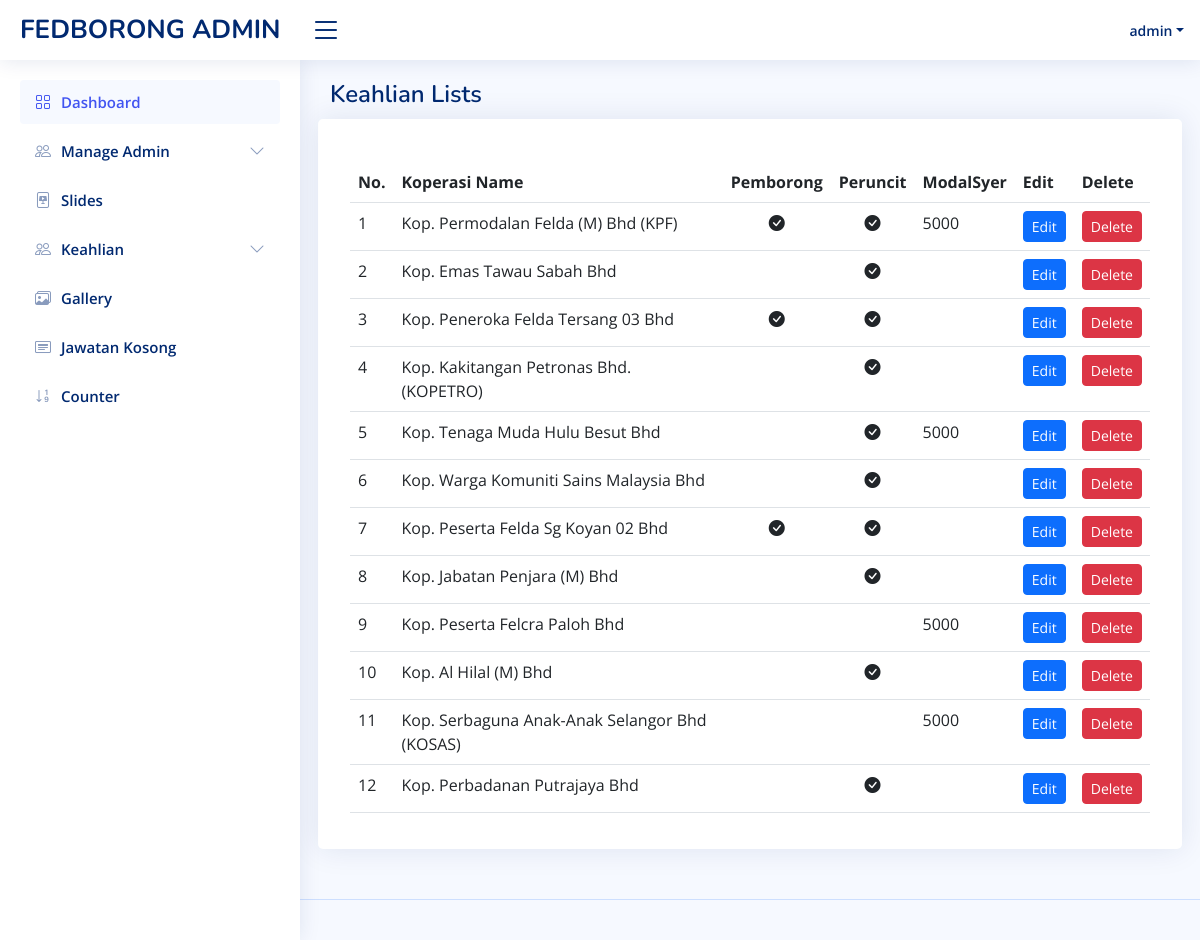
Before: /admin-membership.php (signed in) with the older database file.
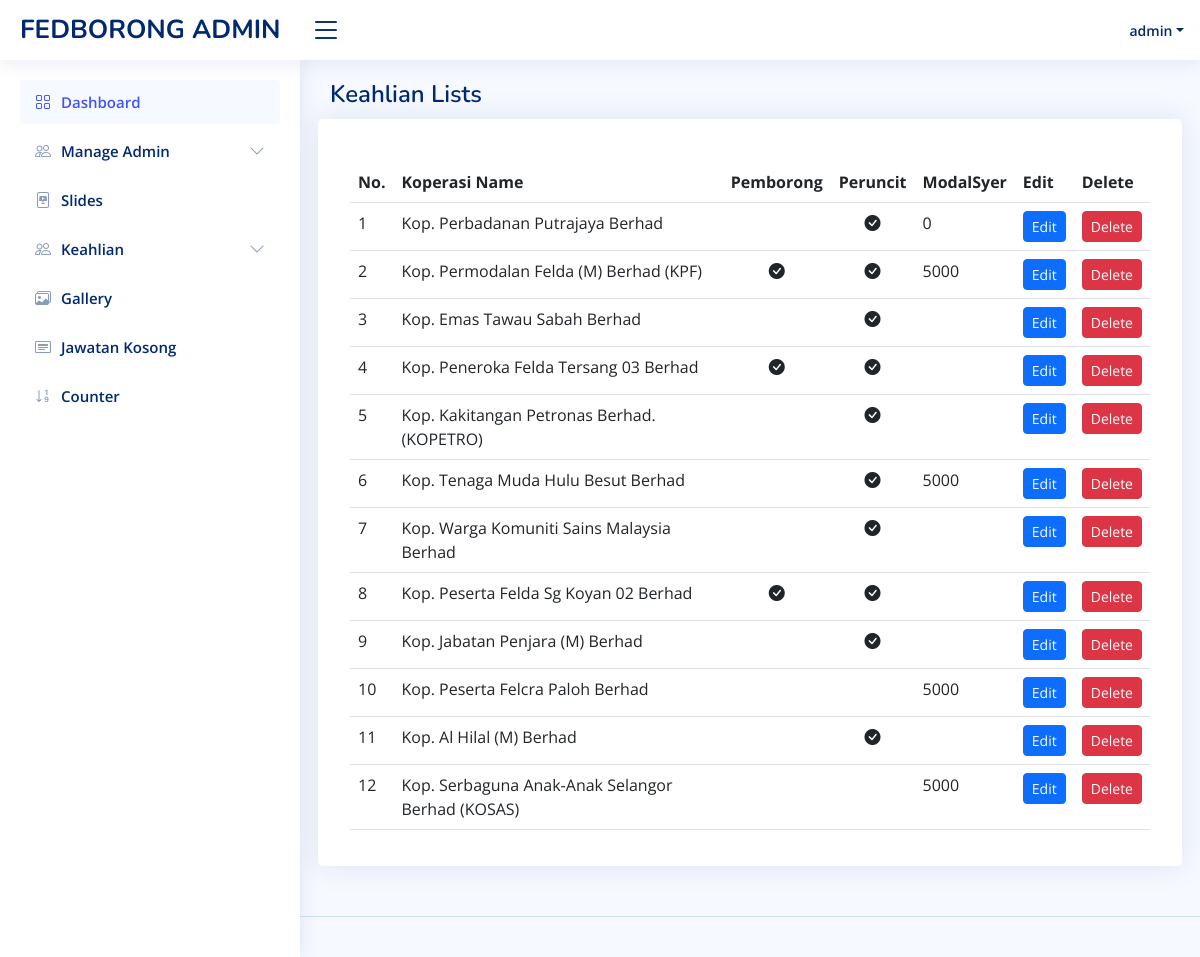
After: the same page with the newer database file.
### tables this page shows
CREATE TABLE `keahlian` (
  `Id` int(11) NOT NULL,
  `Koperasi` varchar(1000) NOT NULL,
  `Pemborong` tinyint(11) DEFAULT NULL COMMENT '1=Ya, 2= Tidak',
  `Peruncitan` tinyint(11) DEFAULT NULL COMMENT '1=Ya, 2=Tidak',
  `ModalSyer` float DEFAULT NULL
);

### admin-membership.php (the view, shortened to what this page needs)
<?php
    if(isset($_SESSION['username'])) {
?>
<?php
include 'admin/admin-header.php';
require('db_connect.php');
?>
<body>
<?php include 'admin-nav.php';?>
  <main id="main" class="main">
  <div class="pagetitle">
      <h1>Keahlian Lists</h1>
    </div>
    <section class="section">
      <div class="row">
      <div class="card">
            <div class="card-body">
              <h5 class="card-title"></h5>
              <table class="table">
                <thead>
                  <tr>
                    <th scope="col">No.</th>
                    <th scope="col">Koperasi Name</th>
                    <th scope="col">Pemborong</th>
                    <th scope="col">Peruncit</th>
                    <th scope="col">ModalSyer</th>
                    <th scope="col">Edit</th>
                    <th scope="col">Delete</th>
                  </tr>
                </thead>
                <tbody>
                  <?php
                  $count=1;
                  $sel_query="Select * from keahlian ORDER BY id desc;";
                  $result = mysqli_query($conn,$sel_query);
                  while($row = mysqli_fetch_assoc($result)) { ?>
                  <tr>
                    <td><?php echo $count; ?></td>
                    <td><?php echo $row['Koperasi'] ?></td>
                    <td class="text-center">
                    <?php
                    switch ($row['Pemborong']) {
                        case '1':
                            echo "<span> <i class='bi bi-check-circle-fill'></i></span>";
                            break;
                        case '2':
                            echo "<span> </span>";
                            break;
                    }
                    ?>
                </td>
                <td class="text-center">
                <?php
                switch ($row['Peruncitan']) {
                    case '1':
                        echo "<span> <i class='bi bi-check-circle-fill'></i></span>";
                        break;
                    case '2':
                        echo "<span></span>";
                        break;
                }
                ?>
                   </td>
                    <td><?php echo $row['ModalSyer'] ?></td>
                    <td><a href="admin-member-edit?id=<?php echo $row['Id'] ?>" class="btn btn-primary btn-sm">Edit</a></td>
                    <td>
                    <button type="button" class="btn btn-danger btn-sm" data-bs-toggle="modal" data-bs-target="#verticalycentered-<?php echo $row['Id'] ?>">
                     Delete
                    </button>
                    </td>
                  </tr>
                  <?php $count++; } ?>
                </tbody>
              </table>
            </div>
          </div>
      </div>
    </section>
  </main>
  <?php include 'admin/admin-footer.php' ?>
<?php
    } else {
        header("Location: ../Moderna/admin-login?error=login_first");
        exit();
    }
 ?>

Changed rows visible on the page:
removed keahlian: Koperasi "Kop. Perbadanan Putrajaya Bhd", Peruncitan 1 (drawn)
added keahlian: Koperasi "Kop. Perbadanan Putrajaya Berhad", Peruncitan 1 (drawn), ModalSyer "0"
changed keahlian: Koperasi "Kop. Permodalan Felda (M) Bhd (KPF)" → "Kop. Permodalan Felda (M) Berhad (KPF)"
changed keahlian: Koperasi "Kop. Emas Tawau Sabah Bhd" → "Kop. Emas Tawau Sabah Berhad"
changed keahlian: Koperasi "Kop. Peneroka Felda Tersang 03 Bhd" → "Kop. Peneroka Felda Tersang 03 Berhad"
changed keahlian: Koperasi "Kop. Kakitangan Petronas Bhd. (KOPETRO)" → "Kop. Kakitangan Petronas Berhad. (KOPETRO)"
changed keahlian: Koperasi "Kop. Tenaga Muda Hulu Besut Bhd" → "Kop. Tenaga Muda Hulu Besut Berhad"
changed keahlian: Koperasi "Kop. Warga Komuniti Sains Malaysia Bhd" → "Kop. Warga Komuniti Sains Malaysia Berhad"
changed keahlian: Koperasi "Kop. Peserta Felda Sg Koyan 02 Bhd" → "Kop. Peserta Felda Sg Koyan 02 Berhad"
changed keahlian: Koperasi "Kop. Jabatan Penjara (M) Bhd" → "Kop. Jabatan Penjara (M) Berhad"
changed keahlian: Koperasi "Kop. Peserta Felcra Paloh Bhd" → "Kop. Peserta Felcra Paloh Berhad"
changed keahlian: Koperasi "Kop. Al Hilal (M) Bhd" → "Kop. Al Hilal (M) Berhad"
changed keahlian: Koperasi "Kop. Serbaguna Anak-Anak Selangor Bhd (KOSAS)" → "Kop. Serbaguna Anak-Anak Selangor Berhad (KOSAS)"
